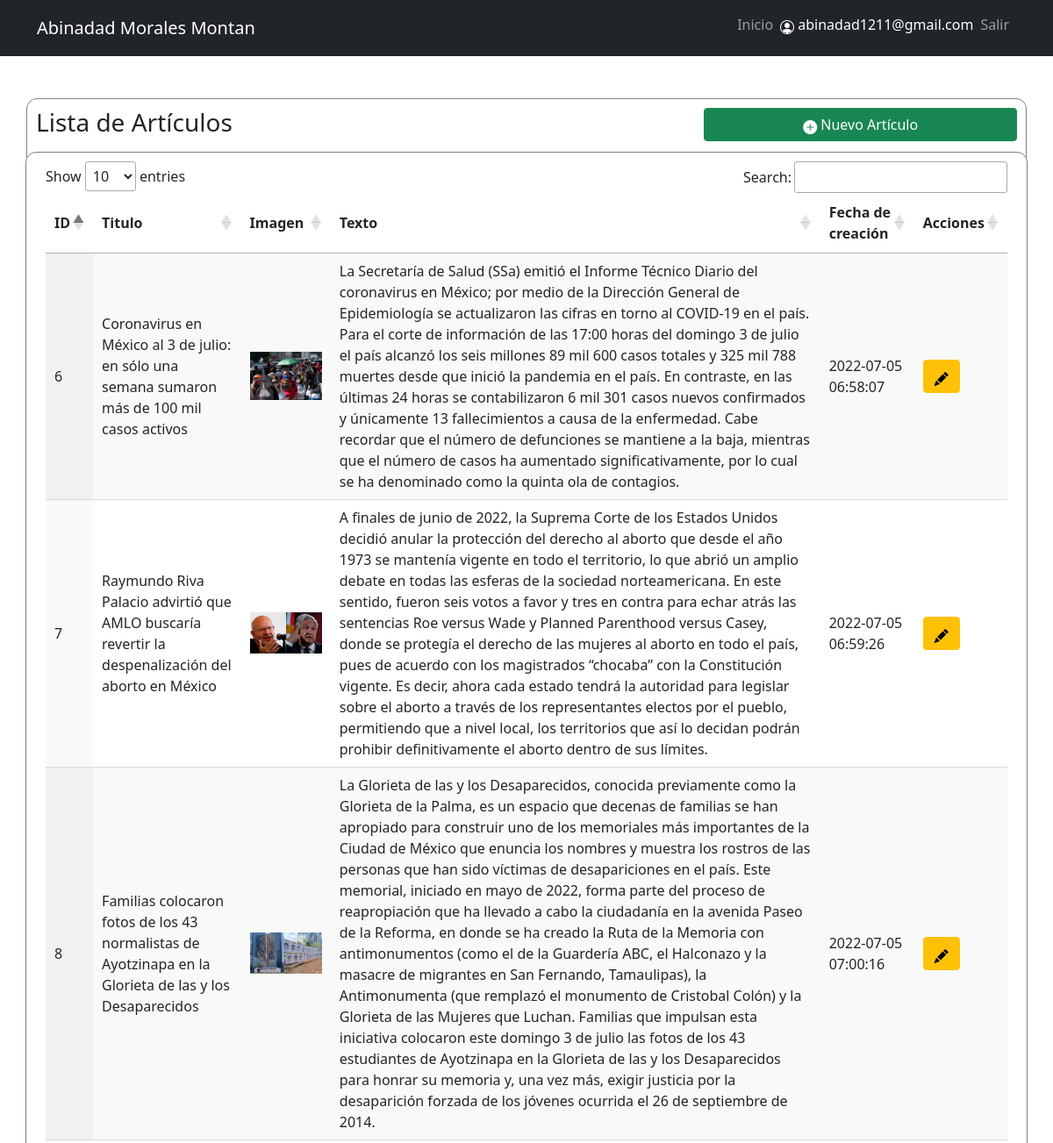
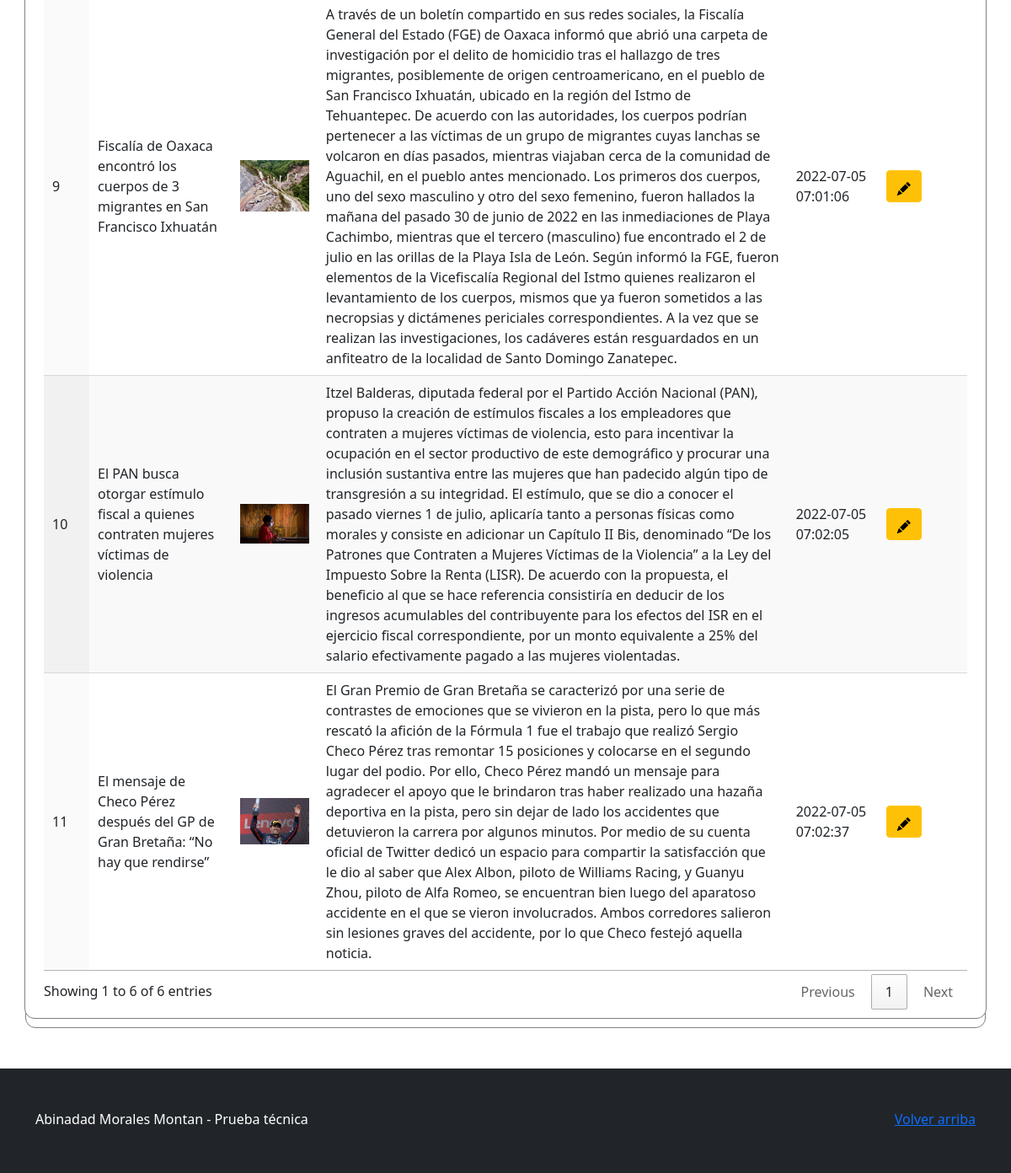
The page /abinadad/admin/articulos.php (signed in) on the database its author committed (2 pictures, top to bottom).
### tables this page shows
CREATE TABLE `articulos` (
  `id` int(11) NOT NULL AUTO_INCREMENT,
  `titulo` varchar(255) NOT NULL,
  `imagen` varchar(255) NOT NULL,
  `texto` text NOT NULL,
  `fecha_creacion` datetime NOT NULL DEFAULT current_timestamp(),
  `id_usuario` int(11) DEFAULT NULL,
  PRIMARY KEY (`id`),
  KEY `id_usuario` (`id_usuario`),
  CONSTRAINT `articulos_ibfk_1` FOREIGN KEY (`id_usuario`) REFERENCES `usuarios` (`id`) ON DELETE CASCADE
);

### abinadad/models/Articulo.php (called while the page is built, shortened)
<?php
    class Articulo{
        private $conn;
        private $table = 'articulos';
        public function __construct($db){
            $this->conn = $db;
        }
        public function leer(){
            $query = 'SELECT id, titulo, imagen, texto, fecha_creacion FROM ' . $this->table;
            $stmt = $this->conn->prepare($query);
            $stmt->execute();
            $articulos = $stmt->fetchAll(PDO::FETCH_OBJ);
            return $articulos;
        }
    }

### abinadad/admin/articulos.php (the view, shortened to what this page needs)
<?php include("../includes/header.php") ?>
<?php
    $baseDatos = new Basemysql();
    $db = $baseDatos->connect();
    $articulos = new Articulo($db);
    $resultado = $articulos->leer();
?>
<div class="row">
    <div class="col-sm-6">
        <h3>Lista de Artículos</h3>
    </div>
    <div class="col-sm-4 offset-2">
        <a href="crear_articulo.php" class="btn btn-success w-100"><i class="bi bi-plus-circle-fill"></i> Nuevo Artículo</a>
    </div>
</div>
<div class="row mt-2 caja">
    <div class="col-sm-12">
            <table id="tblArticulos" class="display" style="width:100%">
                <thead>
                    <tr>
                        <th>ID</th>
                        <th>Titulo</th>
                        <th>Imagen</th>
                        <th>Texto</th>
                        <th>Fecha de creación</th>
                        <th>Acciones</th>
                    </tr>
                </thead>
                <tbody>
                <?php foreach($resultado as $articulo) : ?>
                    <tr>
                        <td><?php echo $articulo->id; ?></td>
                        <td><?php echo $articulo->titulo; ?></td>
                        <td>
                            <img class="img-fluid" src="<?php echo RUTA_FRONT . "img/articulos/" . $articulo->imagen; ?>" style="width:180px;">
                        </td>
                        <td><?php echo $articulo->texto; ?></td>
                        <td><?php echo $articulo->fecha_creacion; ?></td>
                        <td>
                        <a href="editar_articulo.php?id=<?php echo $articulo->id; ?>" class="btn btn-warning"><i class="bi bi-pencil-fill"></i></a>
                        </td>
                    </tr>
                <?php endforeach; ?>
                </tbody>
            </table>
    </div>
</div>
<?php include("../includes/footer.php") ?>

### abinadad/css/estilos.css (style rules this page uses)
.caja { background: #ffffff; border: 1px solid gray; border-radius: 12px; padding: 10px; }

### rows shown on the page
articulos: id "6", titulo "Coronavirus en México al 3 de julio: en sólo una semana sumaron más de 100 mil casos activos", imagen (picture), texto "La Secretaría de Salud (SSa) emitió el Informe Técnico Diario del coronavirus en México; por medio de la Dirección General de Epidemiología se actualizaron las cifras en torno al COVID-19 en el país. Para el corte de información de las 17:00 horas del domingo 3 de julio el país alcanzó los seis millones 89 mil 600 casos totales y 325 mil 788 muertes desde que inició la pandemia en el país. En contraste, en las últimas 24 horas se contabilizaron 6 mil 301 casos nuevos confirmados y únicamente 13 fallecimientos a causa de la enfermedad. Cabe recordar que el número de defunciones se mantiene a la baja, mientras que el número de casos ha aumentado significativamente, por lo cual se ha…", fecha_creacion "2022-07-05 06:58:07"
articulos: id "7", titulo "Raymundo Riva Palacio advirtió que AMLO buscaría revertir la despenalización del aborto en México", imagen (picture), texto "A finales de junio de 2022, la Suprema Corte de los Estados Unidos decidió anular la protección del derecho al aborto que desde el año 1973 se mantenía vigente en todo el territorio, lo que abrió un amplio debate en todas las esferas de la sociedad norteamericana. En este sentido, fueron seis votos a favor y tres en contra para echar atrás las sentencias Roe versus Wade y Planned Parenthood versus Casey, donde se protegía el derecho de las mujeres al aborto en todo el país, pues de acuerdo con los magistrados “chocaba” con la Constitución vigente. Es decir, ahora cada estado tendrá la autoridad para legislar sobre el aborto a través de los representantes electos por el pueblo, permitiendo…", fecha_creacion "2022-07-05 06:59:26"
articulos: id "8", titulo "Familias colocaron fotos de los 43 normalistas de Ayotzinapa en la Glorieta de las y los Desaparecidos", imagen (picture), texto "La Glorieta de las y los Desaparecidos, conocida previamente como la Glorieta de la Palma, es un espacio que decenas de familias se han apropiado para construir uno de los memoriales más importantes de la Ciudad de México que enuncia los nombres y muestra los rostros de las personas que han sido víctimas de desapariciones en el país. Este memorial, iniciado en mayo de 2022, forma parte del proceso de reapropiación que ha llevado a cabo la ciudadanía en la avenida Paseo de la Reforma, en donde se ha creado la Ruta de la Memoria con antimonumentos (como el de la Guardería ABC, el Halconazo y la masacre de migrantes en San Fernando, Tamaulipas), la Antimonumenta (que remplazó el monumento de…", fecha_creacion "2022-07-05 07:00:16"
articulos: id "9", titulo "Fiscalía de Oaxaca encontró los cuerpos de 3 migrantes en San Francisco Ixhuatán", imagen (picture), texto "A través de un boletín compartido en sus redes sociales, la Fiscalía General del Estado (FGE) de Oaxaca informó que abrió una carpeta de investigación por el delito de homicidio tras el hallazgo de tres migrantes, posiblemente de origen centroamericano, en el pueblo de San Francisco Ixhuatán, ubicado en la región del Istmo de Tehuantepec. De acuerdo con las autoridades, los cuerpos podrían pertenecer a las víctimas de un grupo de migrantes cuyas lanchas se volcaron en días pasados, mientras viajaban cerca de la comunidad de Aguachil, en el pueblo antes mencionado. Los primeros dos cuerpos, uno del sexo masculino y otro del sexo femenino, fueron hallados la mañana del pasado 30 de junio de…", fecha_creacion "2022-07-05 07:01:06"
articulos: id "10", titulo "El PAN busca otorgar estímulo fiscal a quienes contraten mujeres víctimas de violencia", imagen (picture), texto "Itzel Balderas, diputada federal por el Partido Acción Nacional (PAN), propuso la creación de estímulos fiscales a los empleadores que contraten a mujeres víctimas de violencia, esto para incentivar la ocupación en el sector productivo de este demográfico y procurar una inclusión sustantiva entre las mujeres que han padecido algún tipo de transgresión a su integridad. El estímulo, que se dio a conocer el pasado viernes 1 de julio, aplicaría tanto a personas físicas como morales y consiste en adicionar un Capítulo II Bis, denominado “De los Patrones que Contraten a Mujeres Víctimas de la Violencia” a la Ley del Impuesto Sobre la Renta (LISR). De acuerdo con la propuesta, el beneficio al que…", fecha_creacion "2022-07-05 07:02:05"
articulos: id "11", titulo "El mensaje de Checo Pérez después del GP de Gran Bretaña: “No hay que rendirse”", imagen (picture), texto "El Gran Premio de Gran Bretaña se caracterizó por una serie de contrastes de emociones que se vivieron en la pista, pero lo que más rescató la afición de la Fórmula 1 fue el trabajo que realizó Sergio Checo Pérez tras remontar 15 posiciones y colocarse en el segundo lugar del podio. Por ello, Checo Pérez mandó un mensaje para agradecer el apoyo que le brindaron tras haber realizado una hazaña deportiva en la pista, pero sin dejar de lado los accidentes que detuvieron la carrera por algunos minutos. Por medio de su cuenta oficial de Twitter dedicó un espacio para compartir la satisfacción que le dio al saber que Alex Albon, piloto de Williams Racing, y Guanyu Zhou, piloto de Alfa Romeo, se…", fecha_creacion "2022-07-05 07:02:37"

### other values the page prints
$_SESSION['email'] "abinadad1211@gmail.com"
